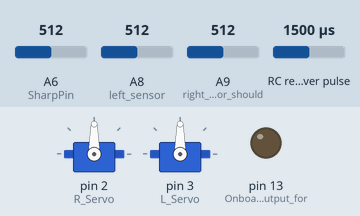
This sketch was run on a simulated Arduino Mega 2560, built with avr-gcc and run on an emulated ATmega2560. On the bench: 2 × servo, output pins drawn as LEDs (lit = HIGH). Wiring (inferred from the names in the program): RC receiver channel: data pin 8. The inputs (shaded band) are chosen by the test bench; at power-on: RC receiver pulse 1500 µs, A6 (SharpPin) = 512, A8 (left_sensor) = 512, A9 (right_light_sensor_should) = 512.

Above: at 1.2 s.
1.3 s: RC receiver pulse (sensor on pin 8) set to 1980 µs
Timing chart, 0 to 4.3 s (numbered marks = the images above; inputs shaded):
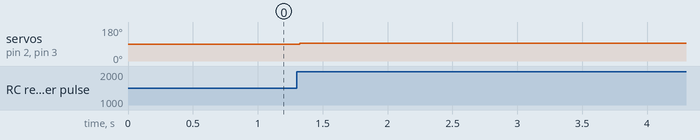

The sketch:

lightsensing.ino
```cpp
//*************************************************************************
//*************************************************************************

//          	Autonomous Light Tracking Code
//          	Lena Dubitsky and Jesus Serrano Cendejas
//   	Version that doesn't need USB
//readLightSensors()
//updateWheels()
//forwardRobot()
//spinRobot()
//stopRobot()
//fixPoint()
//killRobot()

//*************************************************************************
//*************************************************************************

//*************************************************************************
//  Global Variables and Constants
//*************************************************************************
// for motor values: 1000-1500 is forward, 1500-2000 is reverse, speeds increase as values move away from 1500
#include <Servo.h>

//RC controller
int Ch1, Ch2, Ch3, Ch4, Ch5, Ch6;

//variables to hold data
//these hold values related by the sensors
int LeftSensor;
int RightSensor;
int dist;   	// combined sensor output, indicates distance from light source
int direc;  	// left-right sensor output, indicates whether robot is facing towards light or not
int point;
int workingDirecThreshold;
int workingDistThreshold;

//arrays for light sensors
int LSensor[10];
int RSensor[10];
int i = 0;

int SharpValue; // Variable to hold Sharp data
const int SharpPin = A6; //Pin connecting the sharp

//these hold the "speeds" of the wheels
int LWheel;
int RWheel;

//has the first spin happened?
int firstSpin = 0;

//hard constants for when to stop initial spin
const int direcThreshold = 50;
const int distThreshold = 1600;
const int fixR = 1465;
const int fixL = 1460;

Servo L_Servo;  // Servo DC Motor Driver (Designed for RC cars)Servo L_Servo;  // Servo DC Motor Driver (Designed for RC cars)
Servo R_Servo;  // Servo DC Motor Driver (Designed for RC cars)Servo R_Servo;  // Servo DC Motor Driver (Designed for RC cars)

//*************************************************************************
//  Setup
//*************************************************************************
void setup() {
  // Set the pins that the transmitter will be connected to all to input
  pinMode(12, INPUT); //I connected this to Chan1 of the Receiver
  pinMode(11, INPUT); //I connected this to Chan2 of the Receiver
  pinMode(10, INPUT); //I connected this to Chan3 of the Receiver
  pinMode(9, INPUT); //I connected this to Chan4 of the Receiver
  pinMode(8, INPUT); //I connected this to Chan5 of the Receiver
  pinMode(7, INPUT); //I connected this to Chan6 of the Receiver
  pinMode(13, OUTPUT); //Onboard LED to output for diagnostics

  pinMode(6, INPUT); // for sharp sensor
  pinMode(A9, INPUT); // right light sensor should be connected to pin A9, it needs to be reading inputs
  pinMode(A8, INPUT); // left sensor
  R_Servo.attach(2); //Pin 2, right wheel
  L_Servo.attach(3); //Pin 3, left wheel

  Serial.begin(9600); // create port
}

//*************************************************************************
//  Main Loop
//*************************************************************************
void loop() {

Ch5 = pulseIn(8, HIGH, 21000);

while(Ch5 < 1900) {
  Ch5 = pulseIn(8, HIGH, 21000);
}

  //this spin will only get executed the first time around.
  if (firstSpin == 0) {
	spinRobot();
	//  Serial.println("I'm doing the first spin!");
	firstSpin = 1;
  }

  //  Serial.println("Entering loop()");

  //Robot has performed initial spin, and it's pointing at the light
  readLightSensors();

  //Robot is pointing at light
  while (dist < workingDistThreshold && abs(direc) < workingDirecThreshold) {
	//   Serial.println("I'm pointing at light! Doing nothing");
	//delay(500);
	//stopRobot();
	forwardRobot();
	readLightSensors();
  }

  //Robot is NOT pointing at light
  while (dist > workingDistThreshold || abs(direc) > workingDirecThreshold) {
	turnRobot();
	//forwardRobot();
	//delay(2000);
	// fixPoint();
	readLightSensors();
  }

  SharpValue = analogRead(SharpPin); //Read the value of the sharp sensor
  // Serial.println("Sharp =  " + (String)SharpValue);
  if (SharpValue > 300)
	killRobot();

  //When we're 1ft away from light, stop.
  //Some logic here...
  //killRobot();
}

//*************************************************************************
//  readLightSensors
//*************************************************************************
void readLightSensors() {
  //read and print values from both light sensors

  LeftSensor = analogRead(A8);
  RightSensor = analogRead(A9);
  dist = LeftSensor + RightSensor;  // associated with distance to light
  direc = LeftSensor - RightSensor; // associated with direction to light

  //Serial.println("L = " + (String)LeftSensor + " | " + (String)RightSensor + " = R");
}


//*************************************************************************
//  readLightSensors
//*************************************************************************
void readLightSensorsEdgy() {
  //read and store average of latest 10 sensor values

  //use arrays to calculate average
  int l = analogRead(A8);
  LSensor[i] = l;
  int r = analogRead(A9);
  RSensor[i] = r;

  //iterate through arrays
  i++;
  i = i % 10; //if i = 10, then restart at i = 0

  int j;
  int sumL = 0;
  int sumR = 0;
  for (j = 0; j < 10; j++) {
	sumL = sumL + LSensor[j];
	sumR = sumR + RSensor[j];
  }

  LeftSensor = sumL / 10;
  RightSensor = sumR / 10;
  dist = LeftSensor + RightSensor;  // associated with distance to light
  direc = LeftSensor - RightSensor; // associated with direction to light

  //Serial.println("L = " + (String)LeftSensor + " | " + (String)RightSensor + " = R");
}


//*************************************************************************
//  updateWheels
//*************************************************************************
void updateWheels() {

  //set limits
  if (RWheel > 2000)
	RWheel = 2000;
  if (RWheel < 1000)
	RWheel = 1000;

  if (LWheel > 2000)
	LWheel = 2000;
  if (LWheel < 1000)
	LWheel = 1000;

  //update the wheels
  R_Servo.writeMicroseconds(RWheel); // 1000-2000, 1500 should be stop
  L_Servo.writeMicroseconds(LWheel); // 1000-2000, 1500 should be stop
}


//*************************************************************************
//  turnRobot
//*************************************************************************
void turnRobot() {

  //  Serial.println("Performing turnRobot()");

  //start from a stopped position
  //forwardRobot();

  while (abs(direc) > direcThreshold || dist > distThreshold) {
	//  Serial.println("turning");

	//check to see where we are pointing: + = L, - = R
	readLightSensors();
	//  Serial.println("Point = " + (String)direc);

	//if robot is pointing right, spin counterclockwise
	if (direc < 0) {
  	//	Serial.println("I'm pointing right! Spinning CCW.");
  	RWheel = 1455; // right wheel going forwards
  	// LWheel = 1550; // left wheel going backwards
  	updateWheels();
	}

	//if robot is pointing left, spin clockwise
	if (direc > 0) {
  	//	Serial.println("I'm pointing left! Speeding up CW.");
  	LWheel = 1435; // reft wheel going forwards
  	// RWheel = 1550; // right wheel going backwards
  	updateWheels();
	}

	//try reading again
	readLightSensors();
  }

  forwardRobot();

  //success, robot is looking at light
  // Serial.println("Success! I'm pointing at light! Stopping.");
  // Serial.println("point =  " + (String)direc);

  SharpValue = analogRead(SharpPin); //Read the value of the sharp sensor
  //  Serial.println("Sharp =  " + (String)SharpValue);
  if (SharpValue > 400)
	killRobot();

}
//*************************************************************************
//  spinRobot
//*************************************************************************
void spinRobot() {

  //  Serial.println("Performing spinRobot()");

  //start from a stopped position
  stopRobot();

  // for initial spin
  readLightSensors();

  //if either condition is bad, spin
  while (abs(direc) > direcThreshold || dist > distThreshold) {
	// Serial.println("spinning");
	//try reading again
	readLightSensors();

	RWheel = 1460; // right wheel going forwards
	LWheel = 1550; // left wheel going backwards
	updateWheels();
  }

  //success, robot is looking at light
  // Serial.println("Success! I'm pointing at light! Stopping.");
  workingDirecThreshold = direc;
  workingDistThreshold = dist;
  // Serial.println("workingDirecThreshold =  " + (String)workingDirecThreshold);
  // Serial.println("workingDistThreshold =  " + (String)workingDistThreshold);
  // Serial.println("point =  " + (String)direc);

  stopRobot();
  delay(500);
}

//*************************************************************************
//  stopRobot
//*************************************************************************
void stopRobot() {
  //set wheels to zero
  RWheel = 1500;
  LWheel = 1500;
  updateWheels();
}

//*************************************************************************
//  forwardRobot
//*************************************************************************
void forwardRobot() {
  //roll forward slowly with even speeds
  RWheel = 1470;
  LWheel = 1455;
  updateWheels();
}


//*************************************************************************
//  killRobot
//*************************************************************************
void killRobot() {
  //set wheels to zero
  RWheel = 1500;
  LWheel = 1500;
  updateWheels();

  //pause forever
  while (SharpValue > 400) {
	stopRobot();
	SharpValue = analogRead(SharpPin);
  }
}
```

Measured:
- after the input at 1.3 s, servo on pin 2 (R_Servo), servo on pin 3 (L_Servo): 90° → 93° at once
